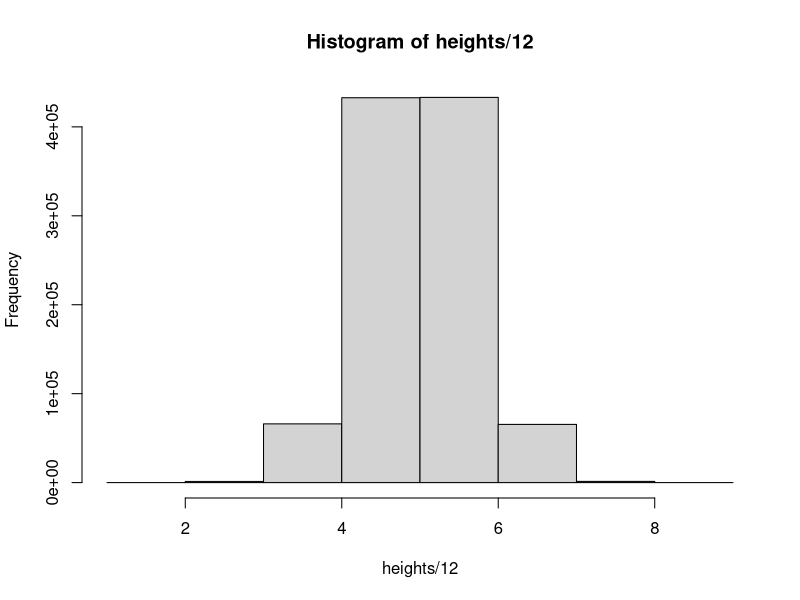
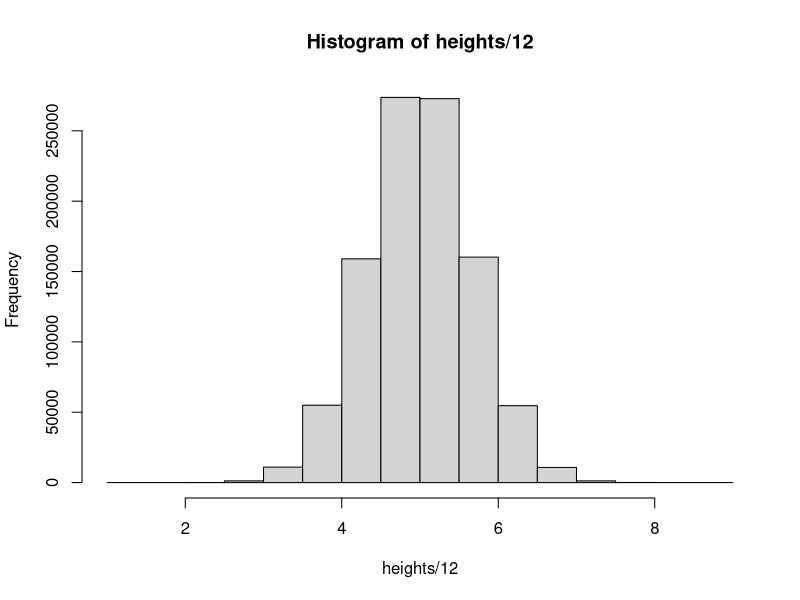
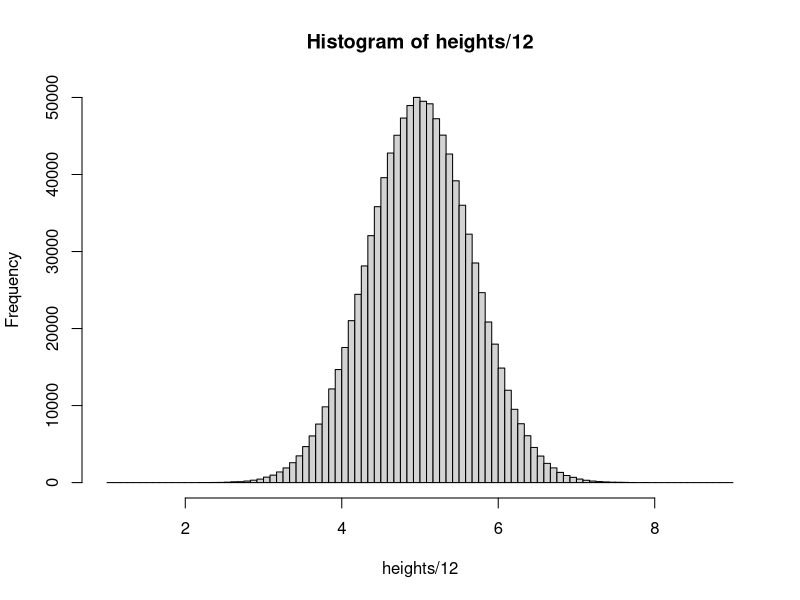
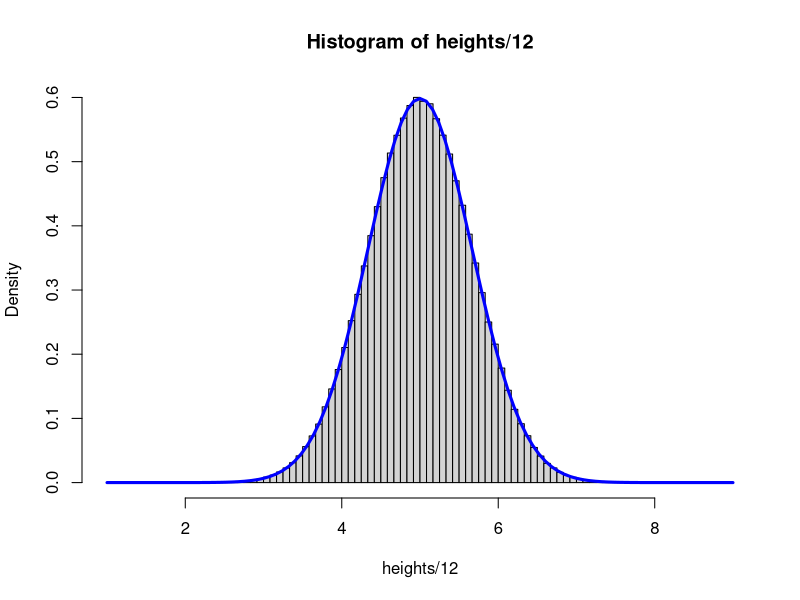
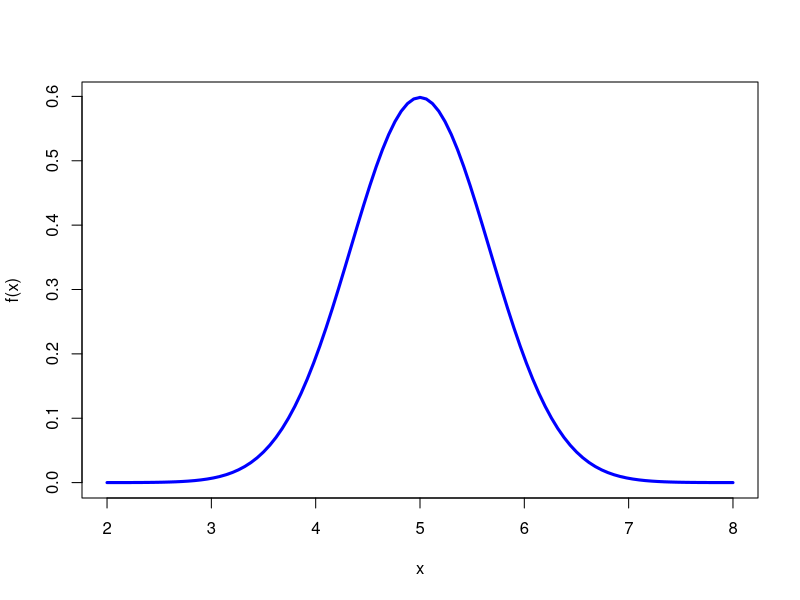
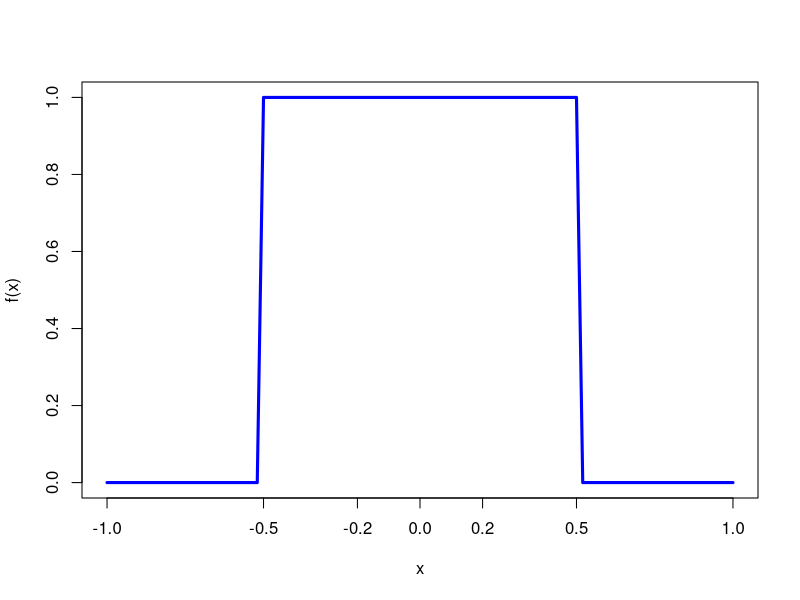
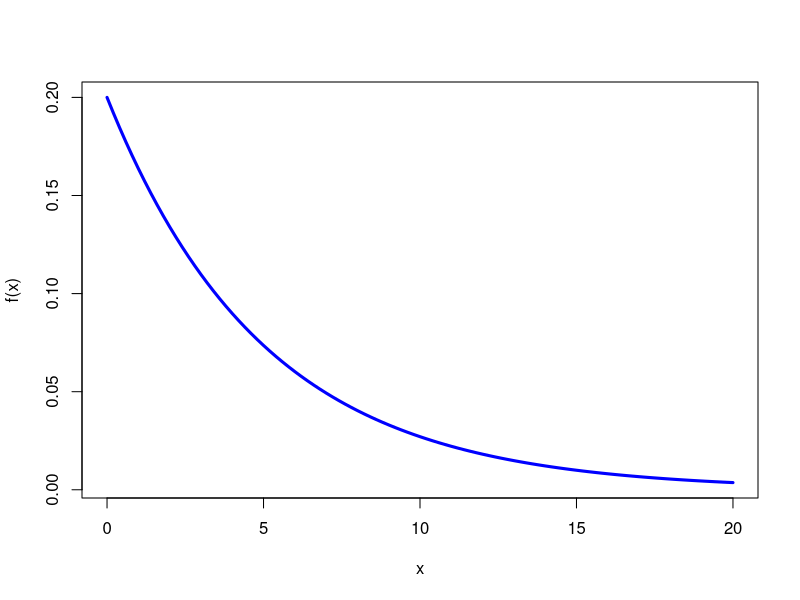

These charts were generated, in order, by the following R code: (Note: this script raises an error after producing the figures.)
## ---- chunk 1
#| include: false
g <- glue::glue
library(ggplot2)
sapply(list.files(here::here('R'), full.names = T), source)
## ---- chunk 2
#| layout-ncol: 2

heights <- rnorm(1e6, 12*5, sd = 8)

heights_min <- floor(min(heights)/12)*12
heights_max <- ceiling(max(heights)/12)*12

hist(heights/12, breaks = seq(heights_min, heights_max, by = 12)/12)
hist(heights/12, breaks = seq(heights_min, heights_max, by = 6)/12)
hist(heights/12, breaks = seq(heights_min, heights_max, by = 1)/12)
hist(heights/12, breaks = seq(heights_min, heights_max, by = 1)/12, freq = FALSE)
curve(dnorm(x, mean = 12*5/12, sd = 8/(12)), from = heights_min/12, to = heights_max/12, add = TRUE, col = "blue", lwd = 3)
## ---- chunk 3
curve(dnorm(x, mean = 12*5/12, sd = 8/(12)), from = 2, to = 8, add = FALSE, col = "blue", lwd = 3, ylab = "f(x)")

## ---- chunk 4

curve(dunif(x, min = -.5, max = .5), from = -1, to = 1, col = "blue", lwd = 3, ylab = "f(x)", xaxt = 'n')
axis(side = 1, at = c(-1, -.5, -.2, 0, .2, .5, 1))

## ---- chunk 5
curve(dexp(x, rate = 1/5), from = 0, to = 20, col = "blue", lwd = 3, ylab = "f(x)", xaxt = 'n')
axis(side = 1, at = seq(0, 20, by = 5))
  
## ---- chunk 6
get_lecture_homework(16)
